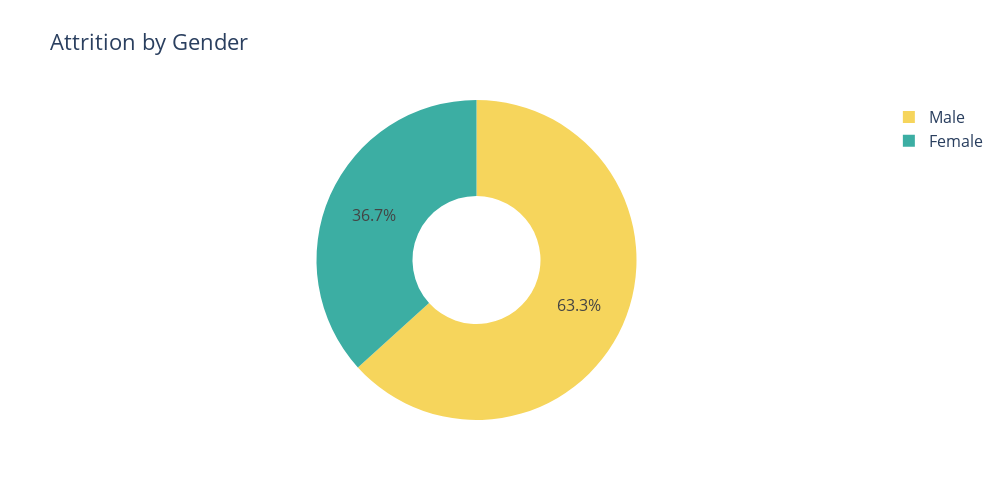

Notebook source saved alongside this figure:
### Markdown cell above
### Now let’s have a look at the percentage of attrition by gender:

### Code cell
attrition_by = attrition_data.groupby(['Gender']).size().reset_index(name='Count')

# Create a donut chart
fig = go.Figure(data=[go.Pie(
    labels=attrition_by['Gender'],
    values=attrition_by['Count'],
    hole=0.4,
    marker=dict(colors=['#3CAEA3', '#F6D55C']),
    textposition='inside'
)])

# Update the layout
fig.update_layout(title='Attrition by Gender', font=dict(size=16),width=1000, height=500
)

# Show the chart
fig.show()

### Figure 1 — Plotly figure (JSON) as saved in the notebook; plotly's stock layout.template omitted (floating-point values rounded to 4 significant figures)
{"data": [{"hole": 0.4, "labels": ["Female", "Male"], "marker": {"colors": ["#3CAEA3", "#F6D55C"]}, "textposition": "inside", "type": "pie", "values": [87, 150]}], "layout": {"font": {"size": 16}, "height": 500, "title": {"text": "Attrition by Gender"}, "width": 1000}}
